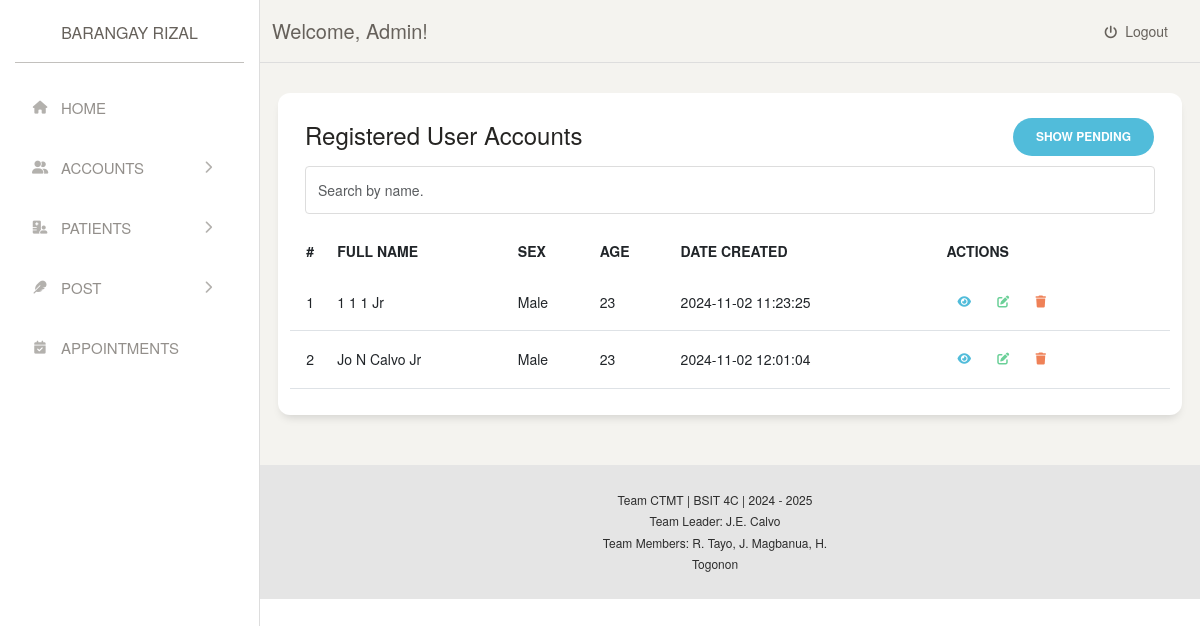
The page /admin/accounts/index.php (signed in) on the database its author committed.
### tables this page shows
CREATE TABLE `tbl_user` (
  `user_id` int(11) NOT NULL,
  `user_username` varchar(50) NOT NULL,
  `user_password` varchar(255) NOT NULL,
  `user_firstName` varchar(100) NOT NULL,
  `user_midInitial` char(1) DEFAULT NULL,
  `user_lastName` varchar(100) NOT NULL,
  `user_suffix` varchar(10) DEFAULT NULL,
  `user_birthDate` date NOT NULL,
  `user_contactNumber` varchar(15) NOT NULL,
  `user_sex` enum('Male','Female') NOT NULL,
  `user_address` text NOT NULL,
  `user_photo` varchar(255) DEFAULT NULL,
  `user_status` enum('pending','approved','rejected') DEFAULT 'pending',
  `created_at` timestamp NOT NULL DEFAULT CURRENT_TIMESTAMP
);

### includes/admin/userManagementController.php (called while the page is built, shortened)
<?php
include __DIR__ . '/../conn.php';
$sqlApproved = "SELECT * FROM tbl_user WHERE user_status = 'approved'";
$resultApproved = $mysqli->query($sqlApproved);

### admin/accounts/index.php (the view, shortened to what this page needs)
<?php
include('../../includes/admin/userManagementController.php');
?>
<!DOCTYPE html>
<html>
<head>
  <?php include '../../templates/links.php'; ?>
</head>
<body>
  <div class="wrapper">
    <?php include '../templates/sidebar.php'; ?>
    <div class="main-panel">
      <?php include '../templates/topnav.php'; ?>
      <div class="content">
        <div class="row">
          <div class="card table-with-links">
            <div class="card-header">
              <div>
                <h4 class="card-title float-start">Registered User Accounts</h4>
                <div class="float-end">
                  <a href="../../admin/accounts/userPending.php" class="btn btn-info btn-round">Show Pending</a>
                </div>
              </div>
              <input type="text" id="userSearchApproved" class="form-control" placeholder="Search by name.">
            </div>
            <div class="card-body table-full-width">
              <table class="table" id="approvedUserTable">
                <thead>
                  <tr>
                    <th class="text-center">#</th>
                    <th>Full Name</th>
                    <th>Sex</th>
                    <th>Age</th>
                    <th>Date Created</th>
                    <th>Actions</th>
                  </tr>
                </thead>
                <tbody>
                  <?php
                  $counter = 1;
                  while ($row = $resultApproved->fetch_assoc()) {
                    $fullName = $row['user_firstName'] . ' ' . $row['user_midInitial'] . ' ' . $row['user_lastName'] . ' ' . ($row['user_suffix'] ? $row['user_suffix'] : '');
                    $age = date_diff(date_create($row['user_birthDate']), date_create('today'))->y;
                    echo "<tr>";
                    echo "<td class='text-center'>$counter</td>";
                    echo "<td>$fullName</td>";
                    echo "<td>{$row['user_sex']}</td>";
                    echo "<td>$age</td>";
                    echo "<td>{$row['created_at']}</td>";
                    echo "<td class='td-actions'>
                            <a href='#' data-toggle='modal' data-target='#viewModalApproved{$row['user_id']}' class='btn btn-info btn-link btn-xs'><i class='fa fa-eye'></i></a>
                            <a href='./edituser.php?user_id={$row['user_id']}' class='btn btn-success btn-link btn-xs'><i class='fa fa-edit'></i></a>
                            <a href='#' data-toggle='modal' data-target='#deleteModal{$row['user_id']}' class='btn btn-danger btn-link btn-xs'><i class='fa fa-trash'></i></a>
                          </td>";
                    echo "</tr>";
                    $counter++;
                  }
                  ?>
                </tbody>
              </table>
            </div>
          </div>
        </div>
      </div>
      <?php include '../../templates/footer.php'; ?>
    </div>
  </div>
</body>
</html>

### styles/vars.css (style rules this page uses)
:root { --neutral50: #fafafa; --neutral100: #f5f5f5; --neutral200: #e5e5e5; --neutral300: #d4d4d4; --neutral400: #a3a3a3; --neutral500: #737373; --neutral600: #525252; --neutral700: #404040; --neutral800: #262626; --neutral900: #171717; --neutral950: #0a0a0a; --warning50: #fffbeb; --warning100: #fef3c7; --warning200: #fde68a; --warning300: #fcd34d; --warning400: #fbbf24; --warning500: #f59e0b; --warning600: #d97706; --warning700: #b45309; --warning800: #92400e; --warning900: #78350f; --warning950: #451a03; --success50: #f0fdf4; --success100: #dcfce7; --success200: #bbf7d0; --success300: #86efac; --success400: #4ade80; --success500: #22c55e; --success600: #16a34a; --success700: #15803d; --success800: #166534; --success900: #14532d; --success950: #052e16; --danger50: #fef2f2; --danger100: #fee2e2; --danger200: #fecaca; --danger300: #fca5a5; --danger400: #f87171; --danger500: #ef4444; --danger600: #dc2626; --danger700: #b91c1c; --danger800: #991b1b; --danger900: #7f1d1d; --danger950: #450a0a; --primary50: #eff6ff; --primary100: #dbeafe; --primary200: #bfdbfe; --primary300: #93c5fd; --primary400: #60a5fa; --primary500: #3b82f6; --primary600: #2563eb; --primary700: #1d4ed8; --primary800: #1e40af; --primary900: #1e3a8a; --primary950: #172554; }

### styles/forms.css (style rules this page uses)
.form-control { border: 1px solid var(--neutral200); padding: 12px 16px; outline: none; border-radius: 6px; display: block; width: 100%; transition: all 250ms ease-in-out; }
input.form-control, select.form-control { height: 48px; }
.form-control::placeholder { color: var(--neutral400); }

### rows shown on the page
tbl_user: fullName "1 1 1 Jr", user_sex "Male", user_birthDate "23", created_at "2024-11-02 11:23:25"
tbl_user: fullName "Jo N Calvo Jr", user_sex "Male", user_birthDate "23", created_at "2024-11-02 12:01:04"

### other values the page prints
$_SESSION['admin_username'] "Admin"
